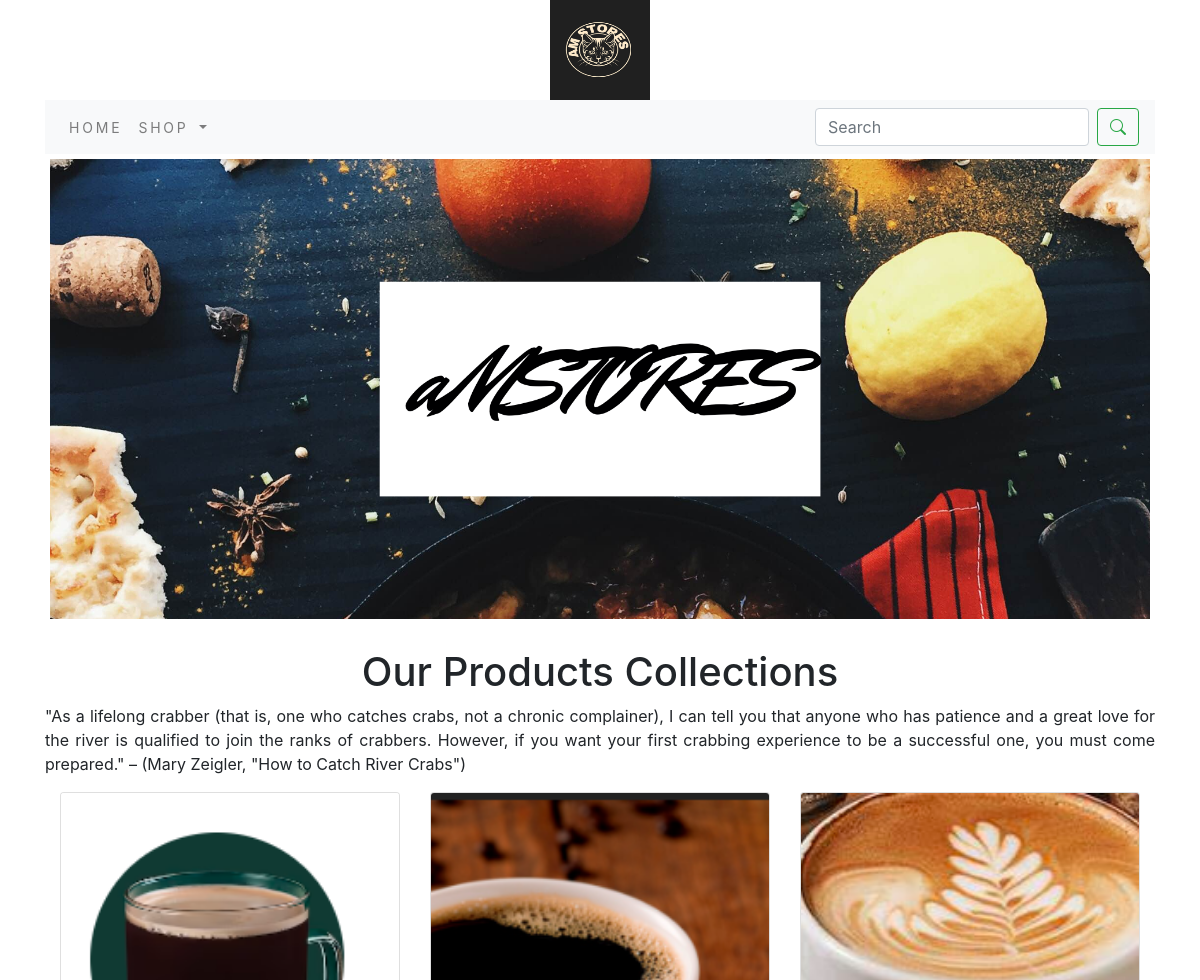
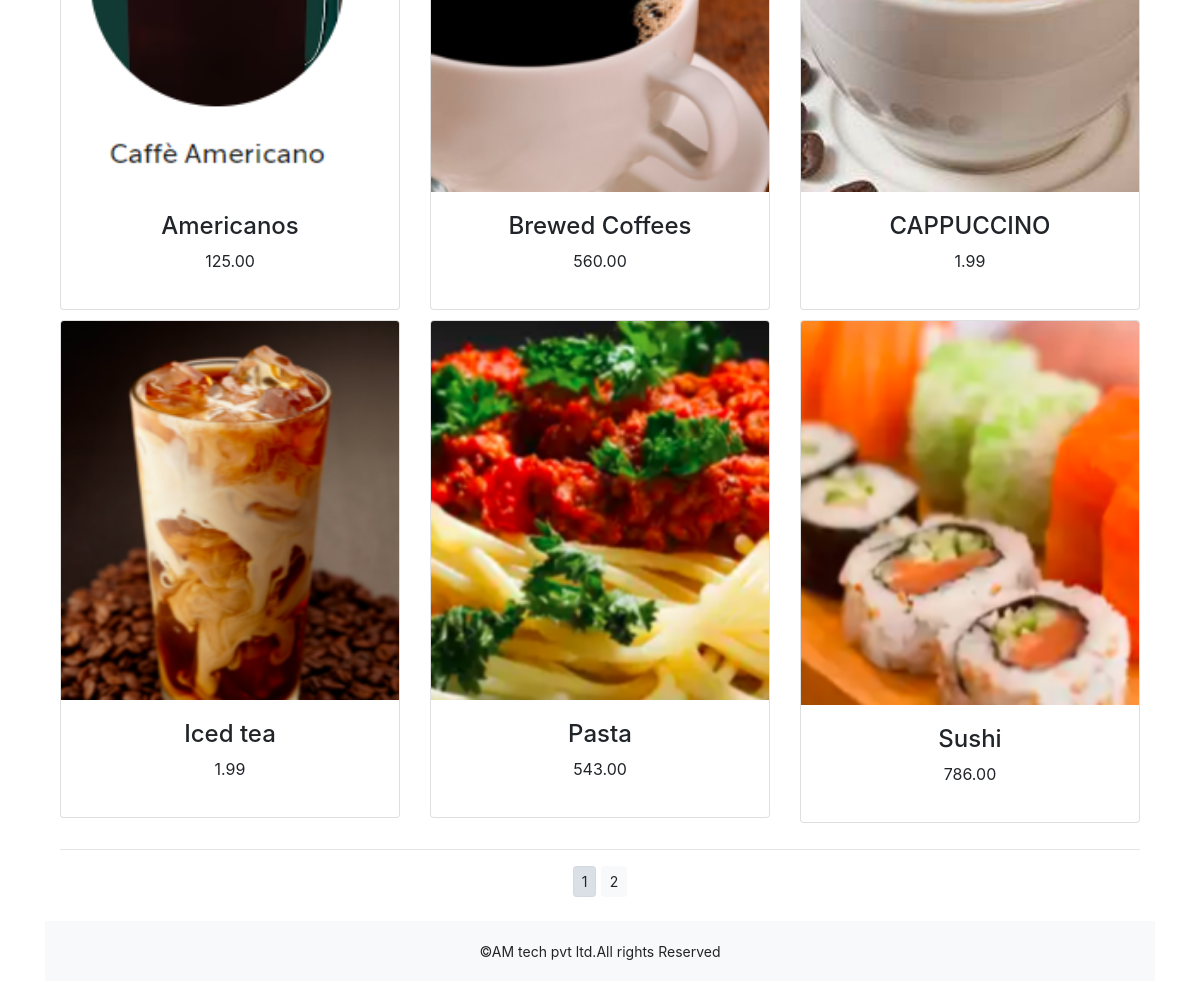
The page / on the database its author committed (2 pictures, top to bottom).
### ecommerceapp/models.py (models this page shows, shortened)
class Product(models.Model):
    name=models.CharField(max_length=250,unique=True)
    slug=models.SlugField(max_length=250, unique=True)
    description=models.TextField(blank=True)
    price=models.DecimalField(max_digits=10,decimal_places=2)
    category=models.ForeignKey(Category,on_delete=models.CASCADE)
    image=models.ImageField(upload_to='product',blank=True)
    stock=models.IntegerField()
    available=models.BooleanField(default=True)
    created=models.DateTimeField(auto_now_add=True)
    updated=models.DateTimeField(auto_now=True)
    def get_url(self):
        return reverse('ecommerceapp:prodCatdetail', args=[self.category.slug,self.slug])
    class Meta:
        ordering=('name',)
        verbose_name='product'
        verbose_name_plural='products'

### ecommerceapp/views.py (the view)
# urls.py: path('', views.allProdCat, name='allProdCat'),
def allProdCat(request,c_slug=None):
        c_page=None
        products_list=None
        if c_slug!=None:
            c_page=get_object_or_404(Category,slug=c_slug)
            products_list=Product.objects.all().filter(category=c_page,available=True)
        else:
            products_list=Product.objects.all().filter(available=True)
        paginator=Paginator(products_list,6)
        try:
            page=int(request.GET.get('page','1'))
        except:
            page=1
        try:
            products=paginator.page(page)
        except (EmptyPage,InvalidPage):
            products=paginator.page(paginator.num_pages)
        return render(request,"category.html",{'category':c_page,'products':products})

### cart/context_processors.py (called while the page is built)
def counter(request):
    item_count=0
    if 'admin' in request.path:
        return {}
    else:
        try:
            cart=Cart.objects.filter(cart_id=_cart_id(request))
            cart_items=CartItem.objects.all().filter(cart=cart[:1])
            for cart_item in cart_items:
                item_count += cart_item.quantity
        except Cart.DoesNotExist:
            item_count=0
    return dict(item_count=item_count)

### cart/views.py (called while the page is built)
def _cart_id(request):
    cart=request.session.session_key
    if not cart:
        cart=request.session.create()
    return cart

### ecommerceapp/context_processors.py (called while the page is built)
def menu_links(request):
    links=Category.objects.all()
    return dict(links=links)

### ecommerceapp/models.py (called while the page is built)
    def get_url(self):
        return reverse('ecommerceapp:products_by_category',args=(self.slug,))

### template/category.html (shortened to what this page needs)
{% extends 'base.html' %}
{% load static %}
{% block content %}
<div class="mx-auto">
  {% if category %}
        <img class="my_image" src="{{category.image.url}}" alt="{{category.name}}">
</div>
    <br>
<div>
  <h1 class="text-center my-title">{{category.name}}</h1>
  <p class="text-justify">{{category.description}}</p>
</div>
  {% else %}
<div>
        <img class="my_image my_image_padding" src="{% static 'img/banner2.png' %}" alt="Our Products" width="1275px" height="400px">
  </div>
<br>
<div>
  <h1 class="text-center my-title">Our Products Collections</h1>
  <p class="text-justify">"As a lifelong crabber (that is, one who catches crabs, not a chronic complainer), I can tell you that anyone who has patience and a great love for the river is qualified to join the ranks of crabbers. However, if you want your first crabbing experience to be a successful one, you must come prepared."
– (Mary Zeigler, "How to Catch River Crabs")</p>
</div>
{% endif %}
<div class="container">
  <div class="row mx_auto">
    {% for product in products.object_list %}
    <div class="my_bottom_margin col-9 col-sm-12 col-md-4  col-lg-4">
      <div class="card text-center" style="min-width:18rem;">
        <a href="{{ product.get_url }}"><img class="card-img-top my_image" src="{{ product.image.url }}" alt="{{ product.name }}"></a>
        <div class="card-body">
          <h4>{{product.name}}</h4>
          <p>{{product.price}}</p>
        </div>
      </div>
    </div>
    {% endfor %}
  </div>
    <div class="mx-auto">
        {% if products.paginator.num_pages > 1 %}
        <hr>
        <div class="text-center">
            {% for pg in products.paginator.page_range %}
                <a href="?page={{pg}}" class="btn btn-light btn-sm {% if products.number == pg %} active{% endif %}">{{pg}}</a>
        {% endfor %}
        </div>
        {% endif %}
    </div>
    <br>
</div>
{% endblock %}

### template/base.html (shortened to what this page needs)
{% load static %}
<!DOCTYPE html>
<html lang="en">
<head>
    <link rel="stylesheet" href="{% static 'css/custom.css' %}">
    <link rel="stylesheet" href="{% static 'css/bootstrap.min.css' %}">
    <link rel="stylesheet" href="https://cdn.jsdelivr.net/npm/bootstrap-icons@1.10.5/font/bootstrap-icons.css">
<link rel="stylesheet" href="https://stackpath.bootstrapcdn.com/bootstrap/4.1.3/css/bootstrap.min.css">
</head>
<body>
    <div class="container">
        {% include 'header.html' %}
        {% include 'nav.html' %}
        {% block content %}
        {% endblock %}
    </div>
    {% include 'footer.html' %}
</body>
</html>

### template/header.html
{% load static %}
<header>
    <center>
       <a href="{% url 'ecommerceapp:allProdCat' %}"></a> <img src="{% static 'img/AMSTORES.png' %}" alt="logimage" width="100px;" height="100px;">
    </center>
</header>

### template/nav.html (shortened to what this page needs)
<nav class="navbar navbar-expand-lg navbar-light bg-light">
  <div class="collapse navbar-collapse" id="navbarSupportedContent">
    <ul class="navbar-nav mr-auto">
      <li class="nav-item">
        <a class="nav-link" href="/">Home</a>
      </li>
      <li class="nav-item dropdown  {% if 'ecommerceapp' in request.path %}active{% endif %}">
        <a class="nav-link dropdown-toggle" href="" id="navbarDropdown" role="button" data-toggle="dropdown" aria-haspopup="true" aria-expanded="false">
          Shop
        </a>
      </li>
    </ul>
    <form class="form-inline my-2 my-lg-0" action="{% url 'search_app:SearchResult' %}" method="get">
      <input class="form-control mr-sm-2" type="search" placeholder="Search" name="q" aria-label="Search">
      <button class="btn btn-outline-success my-2 my-sm-0" type="submit"><i class="bi bi-search"></i></button>
    </form>
  </div>
</nav>

### template/footer.html
<div class="footer navbar-fixed-bottom my_footer">
    <p class="text-center">&copy;AM tech pvt ltd.All rights Reserved</p>
</div>

### static/css/custom.css (style rules this page uses)
.nav-item { letter-spacing : .2em; font-size : 14px; text-transform : uppercase; }
.my_footer { background-color:#f8f9fa; height:60px; }
.my_footer p { padding-top:20px; font-size:14px; }
.my_image { width:100%; height:auto; }
.my_image_padding { padding:5px; }
.my_bottom_margin { margin-bottom:10px; }

### rows shown on the page
Product: image (picture), name "Americanos", price "125.00"
Product: image (picture), name "Brewed Coffees", price "560.00"
Product: image (picture), name "CAPPUCCINO", price "1.99"
Product: image (picture), name "Iced tea", price "1.99"
Product: image (picture), name "Pasta", price "543.00"
Product: image (picture), name "Sushi", price "786.00"

### other values the page prints
{{ pg }} "1" "2"
